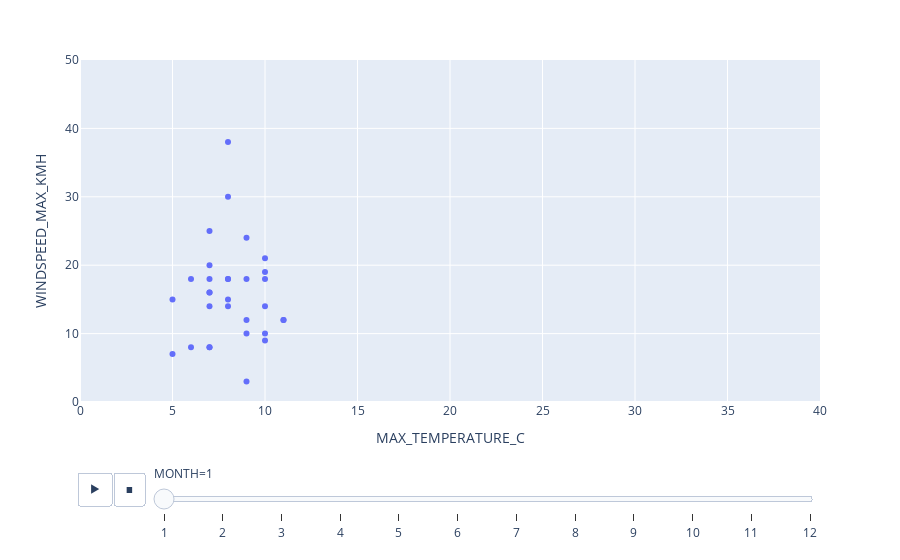

The notebook cell this image was saved under:
### Markdown cell above
## 3D Chart are impressive, but not readable, let's try another thing with the same data.
## Dynamic chart !

Tip : You can force the scale of an axis with update axes. For example, to have a X-axis between 0 and 20, you should use :
`fig.update_xaxes(range=[0, 20])`.
And of course, it's is the same for Y-axis with `update_yaxes`.

### Code cell
# Draw a scatterplot with Max Temperature on X-axis, Windspeed on Y-axis (same as previously), and Month on animation_frame argument.

# fig = px.scatter(df_weather) #Complete this code

fig = px.scatter(df_weather, x="MAX_TEMPERATURE_C", y="WINDSPEED_MAX_KMH", animation_frame="MONTH")

fig.update_xaxes(range=[0, 40])
fig.update_yaxes(range=[0, 50])

fig.show()


# You can push the play button below. That's cool, it's dynamic and readable !
# But... hey ! My dots are going away outside of my chart ! You have to catch them ! (or maybe just change the default value of the scale axis range)

### Figure 1 — Plotly figure (JSON) as saved in the notebook; plotly's stock layout.template omitted (floating-point values rounded to 4 significant figures)
{"data": [{"hovertemplate": "MONTH=1<br>MAX_TEMPERATURE_C=%{x}<br>WINDSPEED_MAX_KMH=%{y}<extra></extra>", "legendgroup": "", "marker": {"color": "#636efa", "symbol": "circle"}, "mode": "markers", "name": "", "orientation": "v", "showlegend": false, "type": "scatter", "x": [9, 8, 6, 5, 6, 5, 10, 10, 7, 7, 10, 9, 10, 10, 9, 8, 9, 7, 11, 7, 7, 8, 7, 7, 11, 10, 8, 8, 9, 7, 8], "xaxis": "x", "y": [10, 18, 18, 15, 8, 7, 9, 18, 18, 14, 10, 12, 19, 14, 3, 15, 18, 16, 12, 16, 8, 18, 25, 8, 12, 21, 38, 14, 24, 20, 30], "yaxis": "y"}], "layout": {"legend": {"tracegroupgap": 0}, "margin": {"t": 60}, "sliders": [{"active": 0, "currentvalue": {"prefix": "MONTH="}, "len": 0.9, "pad": {"b": 10, "t": 60}, "steps": [{"args": [["1"], {"frame": {"duration": 0, "redraw": false}, "fromcurrent": true, "mode": "immediate", "transition": {"duration": 0, "easing": "linear"}}], "label": "1", "method": "animate"}, {"args": [["2"], {"frame": {"duration": 0, "redraw": false}, "fromcurrent": true, "mode": "immediate", "transition": {"duration": 0, "easing": "linear"}}], "label": "2", "method": "animate"}, {"args": [["3"], {"frame": {"duration": 0, "redraw": false}, "fromcurrent": true, "mode": "immediate", "transition": {"duration": 0, "easing": "linear"}}], "label": "3", "method": "animate"}, {"args": [["4"], {"frame": {"duration": 0, "redraw": false}, "fromcurrent": true, "mode": "immediate", "transition": {"duration": 0, "easing": "linear"}}], "label": "4", "method": "animate"}, {"args": [["5"], {"frame": {"duration": 0, "redraw": false}, "fromcurrent": true, "mode": "immediate", "transition": {"duration": 0, "easing": "linear"}}], "label": "5", "method": "animate"}, {"args": [["6"], {"frame": {"duration": 0, "redraw": false}, "fromcurrent": true, "mode": "immediate", "transition": {"duration": 0, "easing": "linear"}}], "label": "6", "method": "animate"}, {"args": [["7"], {"frame": {"duration": 0, "redraw": false}, "fromcurrent": true, "mode": "immediate", "transition": {"duration": 0, "easing": "linear"}}], "label": "7", "method": "animate"}, {"args": [["8"], {"frame": {"duration": 0, "redraw": false}, "fromcurrent": true, "mode": "immediate", "transition": {"duration": 0, "easing": "linear"}}], "label": "8", "method": "animate"}, {"args": [["9"], {"frame": {"duration": 0, "redraw": false}, "fromcurrent": true, "mode": "immediate", "transition": {"duration": 0, "easing": "linear"}}], "label": "9", "method": "animate"}, {"args": [["10"], {"frame": {"duration": 0, "redraw": false}, "fromcurrent": true, "mode": "immediate", "transition": {"duration": 0, "easing": "linear"}}], "label": "10", "method": "animate"}, {"args": [["11"], {"frame": {"duration": 0, "redraw": false}, "fromcurrent": true, "mode": "immediate", "transition": {"duration": 0, "easing": "linear"}}], "label": "11", "method": "animate"}, {"args": [["12"], {"frame": {"duration": 0, "redraw": false}, "fromcurrent": true, "mode": "immediate", "transition": {"duration": 0, "easing": "linear"}}], "label": "12", "method": "animate"}], "x": 0.1, "xanchor": "left", "y": 0, "yanchor": "top"}], "updatemenus": [{"buttons": [{"args": [null, {"frame": {"duration": 500, "redraw": false}, "fromcurrent": true, "mode": "immediate", "transition": {"duration": 500, "easing": "linear"}}], "label": "&#9654;", "method": "animate"}, {"args": [[null], {"frame": {"duration": 0, "redraw": false}, "fromcurrent": true, "mode": "immediate", "transition": {"duration": 0, "easing": "linear"}}], "label": "&#9724;", "method": "animate"}], "direction": "left", "pad": {"r": 10, "t": 70}, "showactive": false, "type": "buttons", "x": 0.1, "xanchor": "right", "y": 0, "yanchor": "top"}], "xaxis": {"anchor": "y", "domain": [0, 1], "range": [0, 40], "title": {"text": "MAX_TEMPERATURE_C"}}, "yaxis": {"anchor": "x", "domain": [0, 1], "range": [0, 50], "title": {"text": "WINDSPEED_MAX_KMH"}}}}
